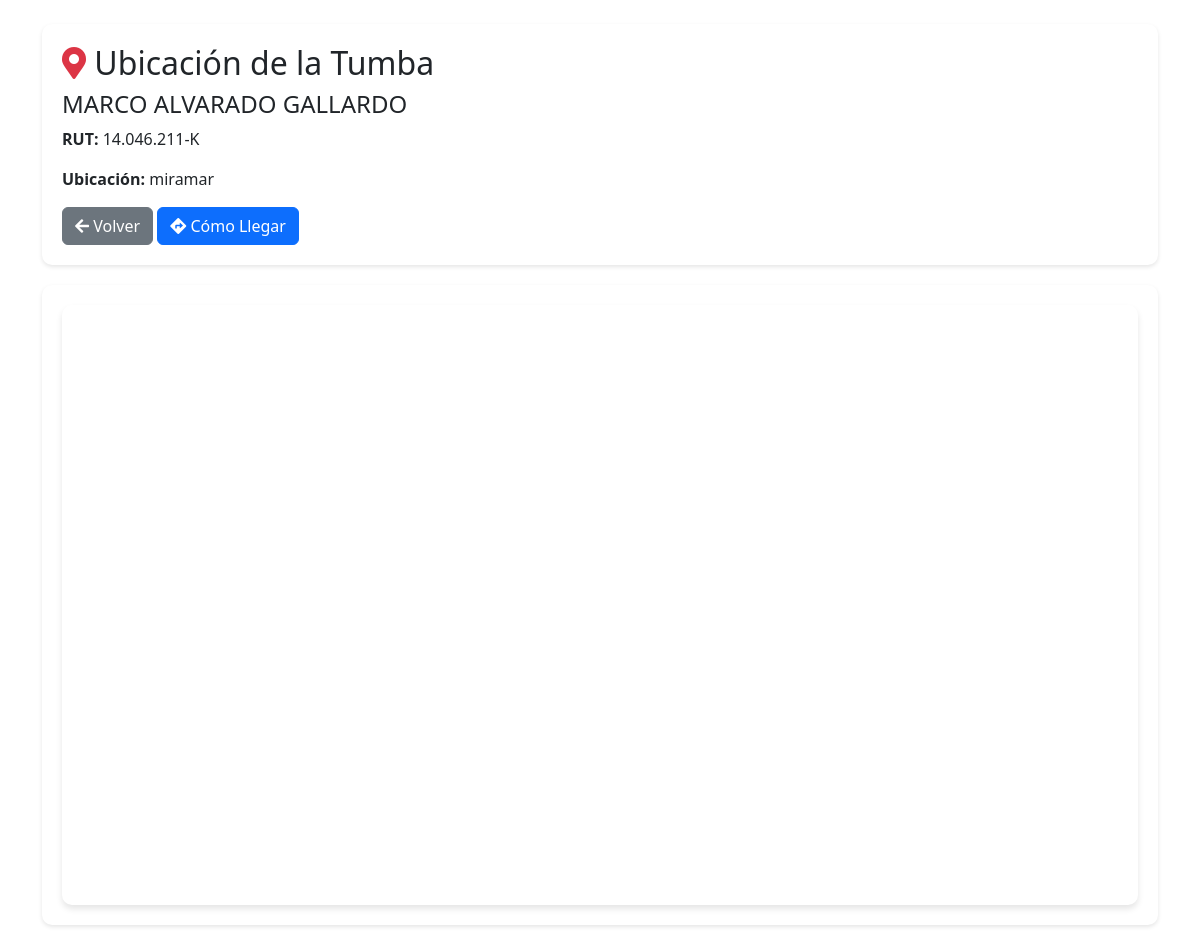
The app's page /mapa/13/ (signed in) with its own data.
### crudsimple/models.py (models this page shows, shortened)
class Fallecido(models.Model):
    UBICACION_CHOICES = [
        ('sotano', 'Sótano'),
        ('bloque_1', 'Bloque 1'),
        ('bloque_2', 'Bloque 2'),
        ('miramar', 'Miramar'),
    ]
    PARENTESCO_CHOICES = [
        ('hijo', 'Hijo/a'),
        ('esposo', 'Esposo/a'),
        ('padre', 'Padre/Madre'),
        ('hermano', 'Hermano/a'),
        ('nieto', 'Nieto/a'),
        ('otro', 'Otro'),
    ]
    rut = models.CharField(max_length=50, blank=True)
    nombre = models.CharField(max_length=50, blank=True)
    segundo_nombre = models.CharField(max_length=50, blank=True, null=True, verbose_name="Segundo Nombre")  # 👈 AGREGAR ESTA LÍNEA
    apellido_p = models.CharField(max_length=50, blank=True)
    apellido_m = models.CharField(max_length=50, blank=True)
    fechafallecimiento = models.DateField(blank=True, null=True)
    ubicacion = models.CharField(max_length=50, choices=UBICACION_CHOICES, blank=True)
    maps = models.CharField(max_length=500, blank=True)
    latitud = models.DecimalField(max_digits=10, decimal_places=8, null=True, blank=True, verbose_name="Latitud")
    longitud = models.DecimalField(max_digits=11, decimal_places=8, null=True, blank=True, verbose_name="Longitud")
    foto = models.ImageField(upload_to='fotos_fallecidos/', blank=True, null=True, verbose_name="Foto")
    historia = models.TextField(blank=True, null=True, verbose_name="Historia")
    fecha_registro = models.DateTimeField(auto_now_add=True, verbose_name="Fecha de Registro")
    nombre_familiar = models.CharField(max_length=200, verbose_name="Nombre del Familiar", blank=True, null=True)
    email_familiar = models.EmailField(verbose_name="Email del Familiar", blank=True, null=True)
    telefono_familiar = models.CharField(max_length=15, verbose_name="Teléfono", blank=True, null=True)
    parentesco = models.CharField(max_length=50, verbose_name="Parentesco", choices=PARENTESCO_CHOICES, blank=True, null=True)
    fecha_reduccion = models.DateField(verbose_name="Fecha Reducción (5 años)", blank=True, null=True)
    fecha_mantenimiento_lapida = models.DateField(verbose_name="Mantto. Lápida (2 años)", blank=True, null=True)
    fecha_pintura = models.DateField(verbose_name="Pintura/Retoque (3 años)", blank=True, null=True)
    notificacion_registro_enviada = models.BooleanField(default=False, verbose_name="Notificación Enviada")
    ultima_notificacion = models.DateField(blank=True, null=True, verbose_name="Última Notificación")

### crudsimple/views.py (the view)
# urls.py: path('mapa/<int:id>/', views.mapa_tumba, name='mapa_tumba'),
@login_required
def mapa_tumba(request, id):
    from django.conf import settings
    fallecido = get_object_or_404(Fallecido, id=id)
    context = {
        'fallecido': fallecido,
        'GOOGLE_MAPS_API_KEY': settings.GOOGLE_MAPS_API_KEY,
    }
    return render(request, 'mapa_tumba.html', context)

### crudsimple/templates/mapa_tumba.html (shortened to what this page needs)
{% load static %}
<!DOCTYPE html>
<html lang="es">
<head>
    <link href="https://cdn.jsdelivr.net/npm/bootstrap@5.3.3/dist/css/bootstrap.min.css" rel="stylesheet">
    <link rel="stylesheet" href="https://cdnjs.cloudflare.com/ajax/libs/font-awesome/5.15.4/css/all.min.css">
</head>
<body>
    <div class="container mt-4">
        <div class="info-card">
            <h2><i class="fas fa-map-marker-alt text-danger"></i> Ubicación de la Tumba</h2>
            <h4>{{ fallecido.nombre }} {{ fallecido.apellido_p }} {{ fallecido.apellido_m }}</h4>
            <p><strong>RUT:</strong> {{ fallecido.rut }}</p>
            <p><strong>Ubicación:</strong> {{ fallecido.ubicacion }}</p>
            <a href="{% url 'listadoFallecidos' %}" class="btn btn-secondary">
                <i class="fas fa-arrow-left"></i> Volver
            </a>
            <a href="https://www.google.com/maps/dir/?api=1&destination={{ fallecido.latitud }},{{ fallecido.longitud }}"
                target="_blank" class="btn btn-primary">
                <i class="fas fa-directions"></i> Cómo Llegar
            </a>
        </div>
        <div class="info-card">
            <div id="map"></div>
        </div>
    </div>
</body>
</html>

### crudsimple/templates/mapa_tumba.html (style rules this page uses)
#map { height: 600px; width: 100%; border-radius: 10px; box-shadow: 0 4px 6px rgba(0, 0, 0, 0.1); }
.info-card { background: white; padding: 20px; border-radius: 10px; margin-bottom: 20px; box-shadow: 0 2px 4px rgba(0, 0, 0, 0.1); }

### records on screen
Fallecido: nombre "MARCO", apellido_p "ALVARADO", apellido_m "GALLARDO", rut "14.046.211-K", ubicacion "miramar"
